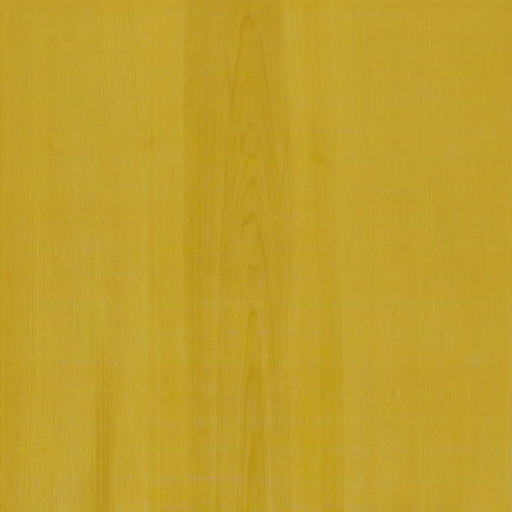
#> input picture pwa/lib/wgo/wood_1024.jpg, 1024 x 1024 px (shown at 1/2 size)
$ python extract_grain.py ../../lib/wgo/wood_1024.jpg ../../lib/wgo/wood_1024.jpg
#> lines starting #> are read from the running program, lines starting #| are printed output that depends on the picture; after the words box and inside, x2 and y2 are one past the last pixel; in counts of white or black regions, pixels touching at a corner belong together
import cv2, numpy as np, sys
from scipy.signal import find_peaks
from scipy.ndimage import uniform_filter1d
src, tag = sys.argv[1], sys.argv[2]
img = cv2.imread(src)
#> img is the input picture: shape (1024, 1024, 3); mean B, G, R 44.3, 159.4, 191.8
hsv = cv2.cvtColor(img, cv2.COLOR_BGR2HSV)
#> hsv: shape (1024, 1024, 3); mean H, S, V 23.4, 196.2, 191.8
t,_ = cv2.threshold(hsv[...,1],0,255,cv2.THRESH_BINARY+cv2.THRESH_OTSU)
#> t = 198
mask = ((hsv[...,0] > 8) & (hsv[...,0] < 40) & (hsv[...,1] > t) & (hsv[...,2] > 80)).astype(np.uint8)*255
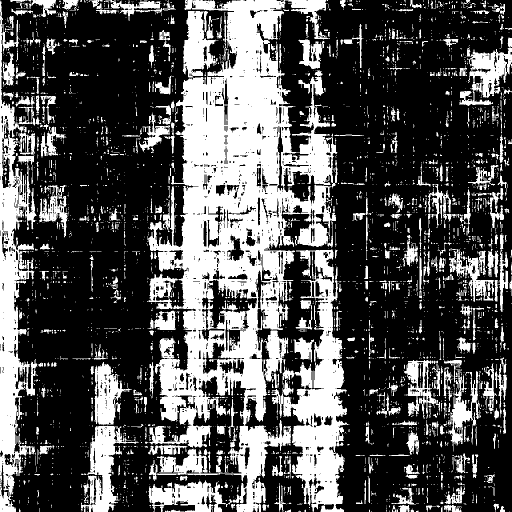
#> mask: shape (1024, 1024) (shown at 1/2 size); 33.1% white; 3426 white regions (2848 under 20 px), largest, box (x1, y1, x2, y2) and area: (294, 0, 675, 1024) 172496, (0, 2, 75, 1024) 31209, (565, 499, 699, 1024) 31059
mask = cv2.morphologyEx(mask, cv2.MORPH_CLOSE, np.ones((25,25),np.uint8))
#> mask: shape (1024, 1024); 72.2% white; 79 black regions, largest, box (x1, y1, x2, y2) and area: (90, 5, 304, 254) 39127, (36, 509, 303, 766) 33367, (734, 82, 902, 308) 18352
mask = cv2.morphologyEx(mask, cv2.MORPH_OPEN, np.ones((25,25),np.uint8))
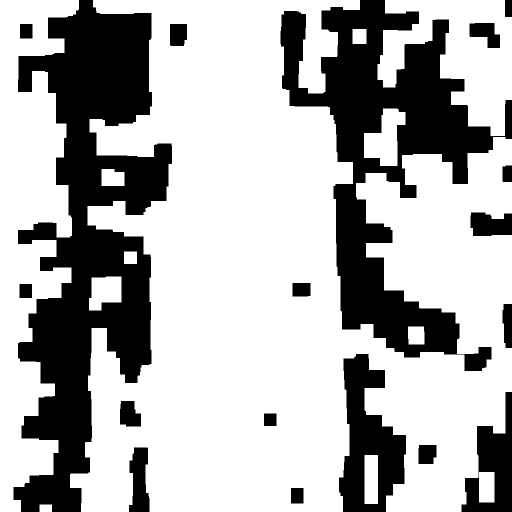
#> mask: shape (1024, 1024) (shown at 1/2 size); 68.9% white; 18 black regions
cnts,_ = cv2.findContours(mask, cv2.RETR_EXTERNAL, cv2.CHAIN_APPROX_SIMPLE)
#> cnts = 12 contours; largest, box (x1, y1, x2, y2) and area: (140, 0, 1024, 1024) 572650, (0, 0, 158, 1024) 94064, (755, 0, 1024, 272) 40170, (728, 217, 811, 332) 5643, (178, 553, 243, 621) 3378
c = max(cnts, key=cv2.contourArea)
#> c = contour of 636 points, box (x1, y1, x2, y2) (140, 0, 1024, 1024), area 572650
quad = cv2.approxPolyDP(c, 0.02*cv2.arcLength(c,True), True).reshape(-1,2)
#> quad = [[186, 0], [162, 1023], [685, 1023], [712, 707], [922, 1023], [1023, 278], [712, 366], [808, 715], [719, 0]]
if len(quad) != 4:
    quad = cv2.boxPoints(cv2.minAreaRect(c)).astype(int)
#> quad = [[1023, 1023], [140, 1023], [140, 0], [1023, 0]]
s = quad.sum(1); d = np.diff(quad,axis=1).ravel()
#> after `s = quad.sum(1)`: s = [2046, 1163, 140, 1023]
#> after `d = np.diff(quad, axis=1).ravel()`: d = [0, 883, -140, -1023]
tl,br,tr,bl = quad[s.argmin()],quad[s.argmax()],quad[d.argmin()],quad[d.argmax()]
#> tl = [140, 0]; br = [1023, 1023]; tr = [1023, 0]; bl = [140, 1023]
w = int(max(np.linalg.norm(tr-tl), np.linalg.norm(br-bl))); h = int(max(np.linalg.norm(bl-tl), np.linalg.norm(br-tr)))
#> after `w = int(max(np.linalg.norm(tr - tl), np.linalg.norm(br - bl)))`: w = 883
#> after `h = int(max(np.linalg.norm(bl - tl), np.linalg.norm(br - tr)))`: h = 1023
M = cv2.getPerspectiveTransform(np.float32([tl,tr,br,bl]), np.float32([[0,0],[w,0],[w,h],[0,h]]))
#> M = [[1, 0, -140], [0, 1, 0], [0, 0, 1]]
rect = cv2.warpPerspective(img, M, (w,h), flags=cv2.INTER_CUBIC).astype(np.float64)
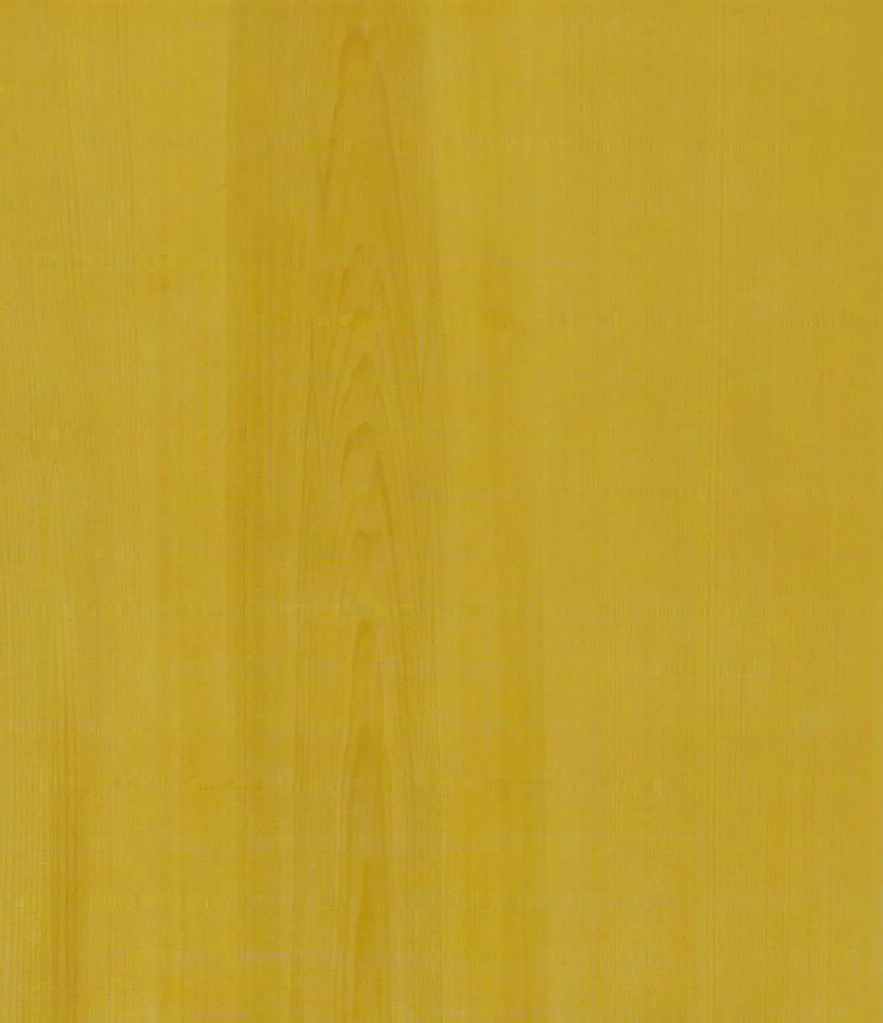
#> rect: shape (1023, 883, 3) float64; mean B, G, R 44.2, 159.4, 191.8
gray = rect.mean(2)
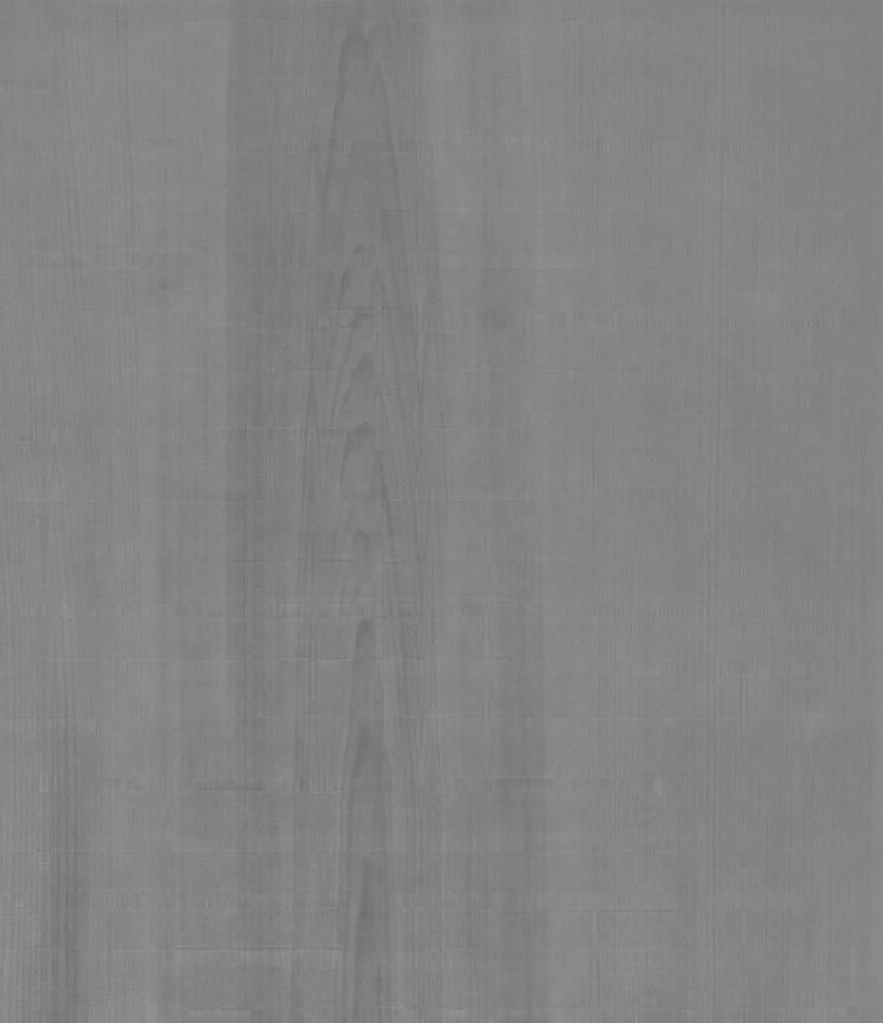
#> gray: shape (1023, 883) float64; min 110.7, max 151.7, mean 131.8
bg = cv2.GaussianBlur(gray,(0,0),6); dark = np.clip(bg-gray,0,None)
#> after `dark = np.clip(bg - gray, 0, None)`:
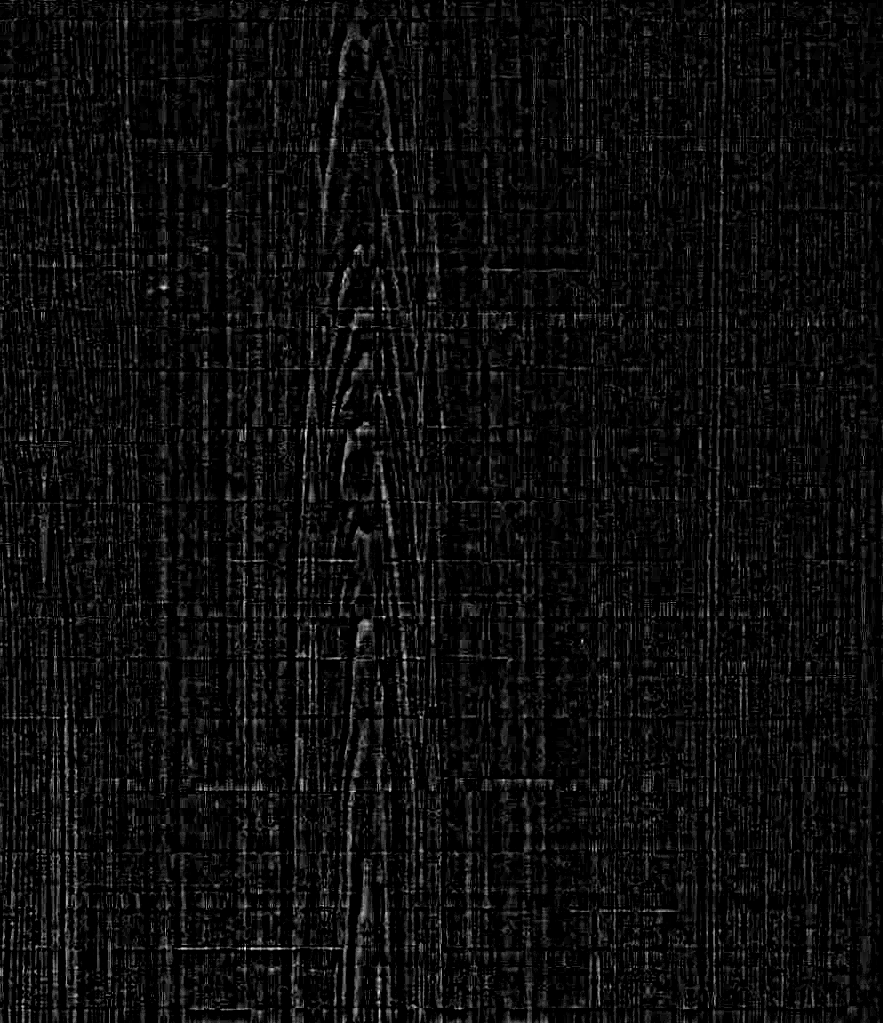
#> dark: shape (1023, 883) float64; min 0, max 14.12, mean 0.718; drawn with min black and max white
col = dark.mean(0); row = dark.mean(1)
#> after `col = dark.mean(0)`: col = 883 values, max 2.43 at index 244, min 0.0893 at index 880, mean 0.718
#> after `row = dark.mean(1)`: row = 1023 values, max 1.82 at index 948, min 0.238 at index 1, mean 0.718
pitch = min(w,h)/20
#> pitch = 44.15
pc,_ = find_peaks(col, prominence=col.max()*0.25, distance=int(pitch*0.6))
#> pc = 21 values from 14 to 862
pr,_ = find_peaks(row, prominence=row.max()*0.25, distance=int(pitch*0.6))
#> pr = [149, 315, 368, 430, 498, 560, 615, 656, 789, 853, 905, 948]
print(f'{tag}: board {w}x{h}px, lines {len(pc)}x{len(pr)}')
#| ../../lib/wgo/wood_1024.jpg: board 883x1023px, lines 21x12
sp = np.median(np.diff(pc))
#> sp = 39
R = max(2, int(round(sp*0.09))); S = max(4, int(round(sp*0.2)))
#> after `R = max(2, int(round(sp * 0.09)))`: R = 4
#> after `S = max(4, int(round(sp * 0.2)))`: S = 8
out = rect.copy()
def vfill(x, y0, y1):
    y0=max(0,y0); y1=min(h-1,y1)
    for yy in range(y0+1,y1):
        t=(yy-y0)/(y1-y0); out[yy,x]=(1-t)*out[y0,x]+t*out[y1,x]
for y in pr:
    lo,hi=max(0,y-S),min(h,y+S+1)
    band=uniform_filter1d(dark[lo:hi],9,axis=1); ys=lo+band.argmax(0)
    ys=np.round(uniform_filter1d(ys.astype(float),15)).astype(int)
    for x in range(w): vfill(x, ys[x]-R-1, ys[x]+R+1)
#> this loop made 12 passes
#> y on passes 2 to 12: 315, 368, 430, 498, 560, 615, 656, 789, 853, 905, 948
#> (y, lo, hi) on pass 1: (149, 141, 158)
g2=out.mean(2); d2=np.clip(cv2.GaussianBlur(g2,(0,0),6)-g2,0,None)
for x in pc:
    lo,hi=max(0,x-S),min(w,x+S+1)
    band=uniform_filter1d(d2[:,lo:hi],9,axis=0); xs=lo+band.argmax(1)
    xs=np.round(uniform_filter1d(xs.astype(float),15)).astype(int)
    for y in range(h):
        x0,x1=xs[y]-R-1,xs[y]+R+1
        if x0<0 or x1>=w: continue
        for xx in range(x0+1,x1):
            t=(xx-x0)/(x1-x0); out[y,xx]=(1-t)*out[y,max(0,x0-(xx-x0))]+t*out[y,min(w-1,x1+(x1-xx))]
#> this loop made 21 passes
#> x on passes 1 to 12: 14, 66, 109, 163, 206, 244, 270, 310, 343, 382, 420, 486
if len(pc)==19 and len(pr)==19:
    r=int(round(sp*0.28))
    for i in (3,9,15):
        for j in (3,9,15):
            cx,cy=int(pc[i]),int(pr[j])
            for xx in range(cx-r,cx+r+1):
                dy=int(np.sqrt(r*r-(xx-cx)**2)); vfill(xx, cy-dy-1, cy+dy+1)
for it in range(2):
    g=out.mean(2); d=cv2.GaussianBlur(g,(0,0),6)-g
    resid=cv2.dilate((d>12).astype(np.uint8),np.ones((3,3),np.uint8))
    for x in range(w):
        m=resid[:,x]; y=0
        while y<h:
            if m[y]:
                y0=y
                while y<h and m[y]: y+=1
                vfill(x, y0-1, y)
            else: y+=1
#> this loop made 2 passes
#> pass 1, `d = cv2.GaussianBlur(g, (0, 0), 6) - g`:
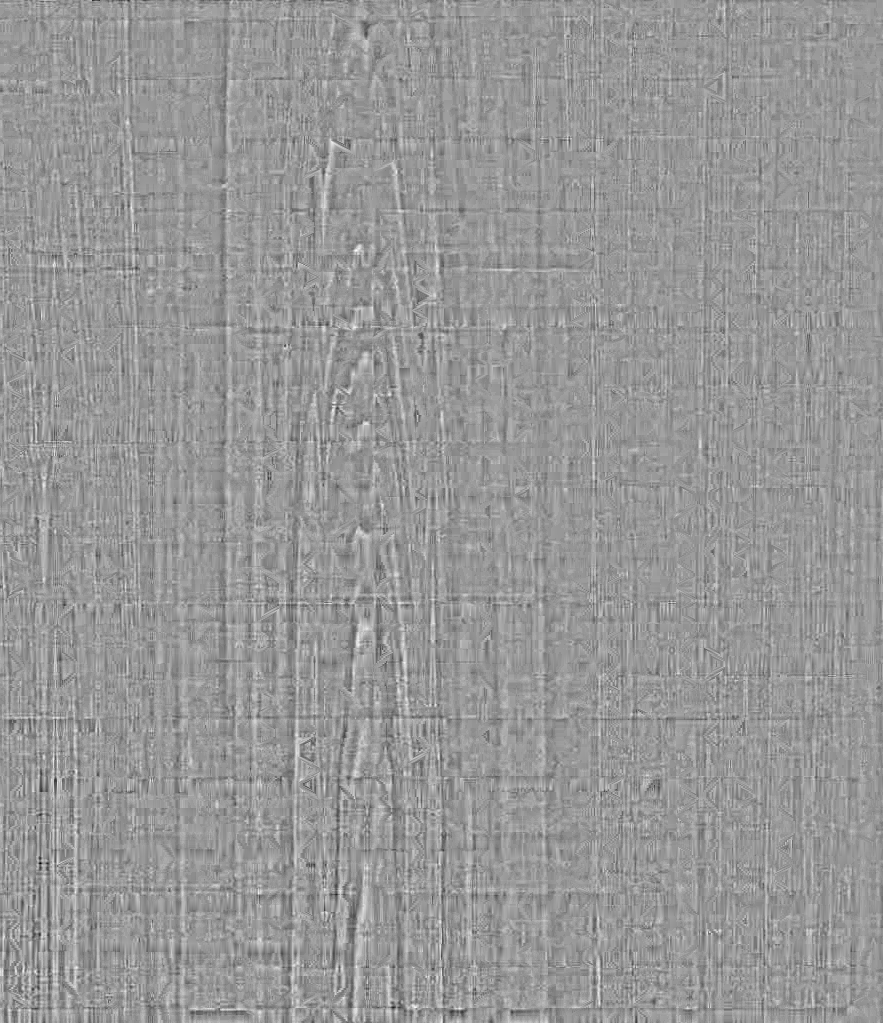
#> d: shape (1023, 883) float64; min -16.3, max 11.15, mean -0.000495; drawn with min black and max white
big=cv2.GaussianBlur(out,(0,0),max(40,int(sp*2)))
flat=np.clip(out/big*out.reshape(-1,3).mean(0),0,255)
# crop to the grid extent plus half a spacing (inside the bevelled edge), then square
x0,x1=int(pc[0]-sp/2),int(pc[-1]+sp/2); y0,y1=int(pr[0]-sp/2),int(pr[-1]+sp/2)
sq=flat[max(0,y0):y1, max(0,x0):x1]; side=min(sq.shape[:2]); sq=sq[:side,:side]
#> after `sq = sq[:side, :side]`:
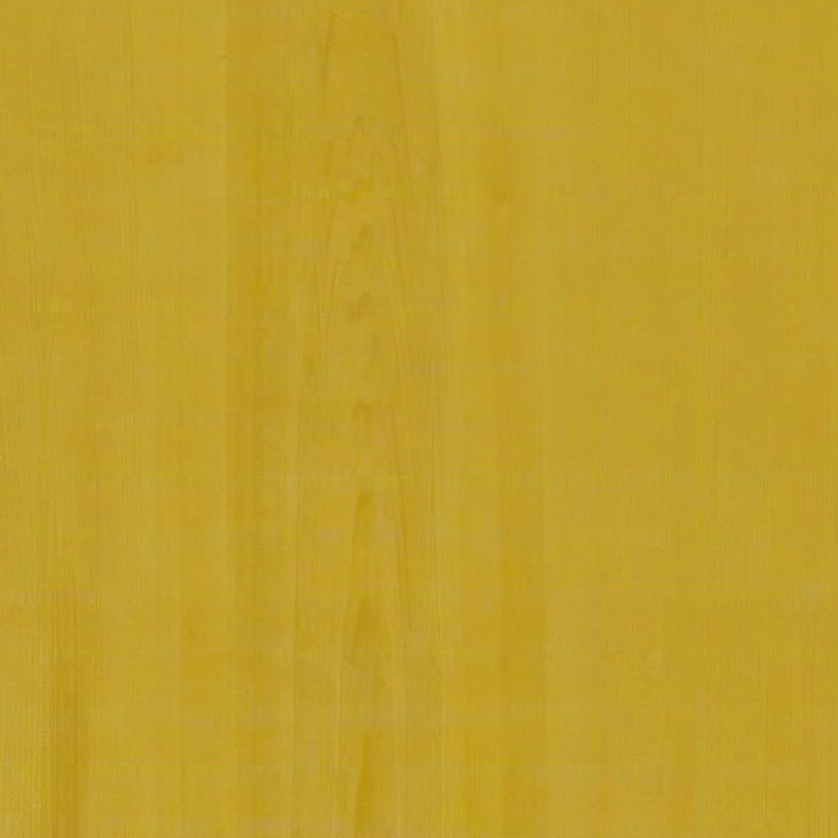
#> sq: shape (838, 838, 3) float64; mean B, G, R 44.5, 159.6, 192
cv2.imwrite(f'{tag}_native.png', sq.astype(np.uint8))
up=cv2.resize(sq,(1024,1024),interpolation=cv2.INTER_LANCZOS4 if side<1024 else cv2.INTER_AREA)
cv2.imwrite(f'{tag}_1024.png', np.clip(up,0,255).astype(np.uint8))
print(f'{tag}: native square {side}px')
#| ../../lib/wgo/wood_1024.jpg: native square 838px
